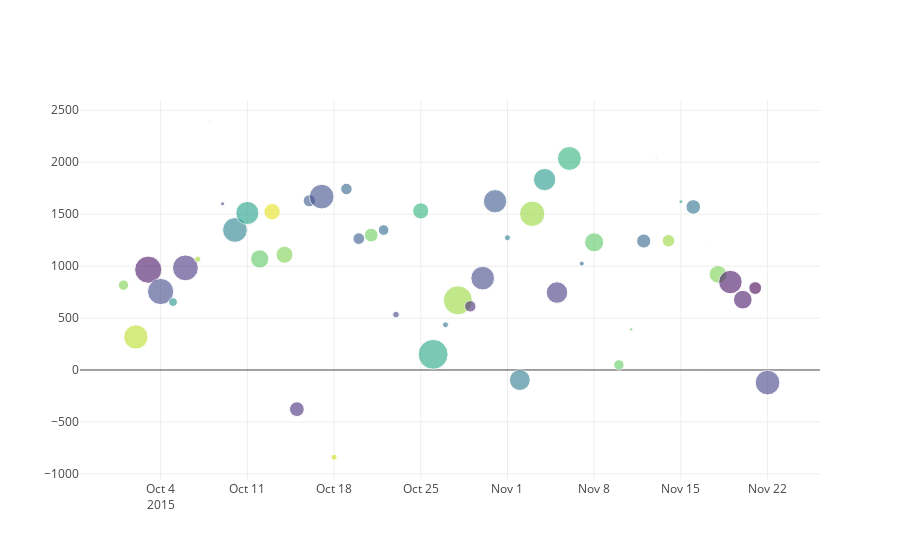

The notebook cell this image was saved under:
### Code cell
from plotly.offline import iplot, init_notebook_mode
import plotly.graph_objs as go
import plotly.io as pio

init_notebook_mode(connected=True)

#Get ad profit per day
def plot_ad_profit(df,ad_group):
    df_groupA = df[df.ad == ad_group]
    N = 100
    x = df_groupA.date
    y = df_groupA.total_revenue - (df_groupA.clicked * df_groupA.avg_cost_per_click)
    colors = np.random.rand(N)
    sz = np.random.rand(N)*30

    fig = go.Figure()
    fig.add_scatter(x=x,
                    y=y,
                    mode='markers',
                    marker={'size': sz,
                            'color': colors,
                            'opacity': 0.6,
                            'colorscale': 'Viridis'
                           });
    iplot(fig)

plot_ad_profit(df,'ad_group_2')
